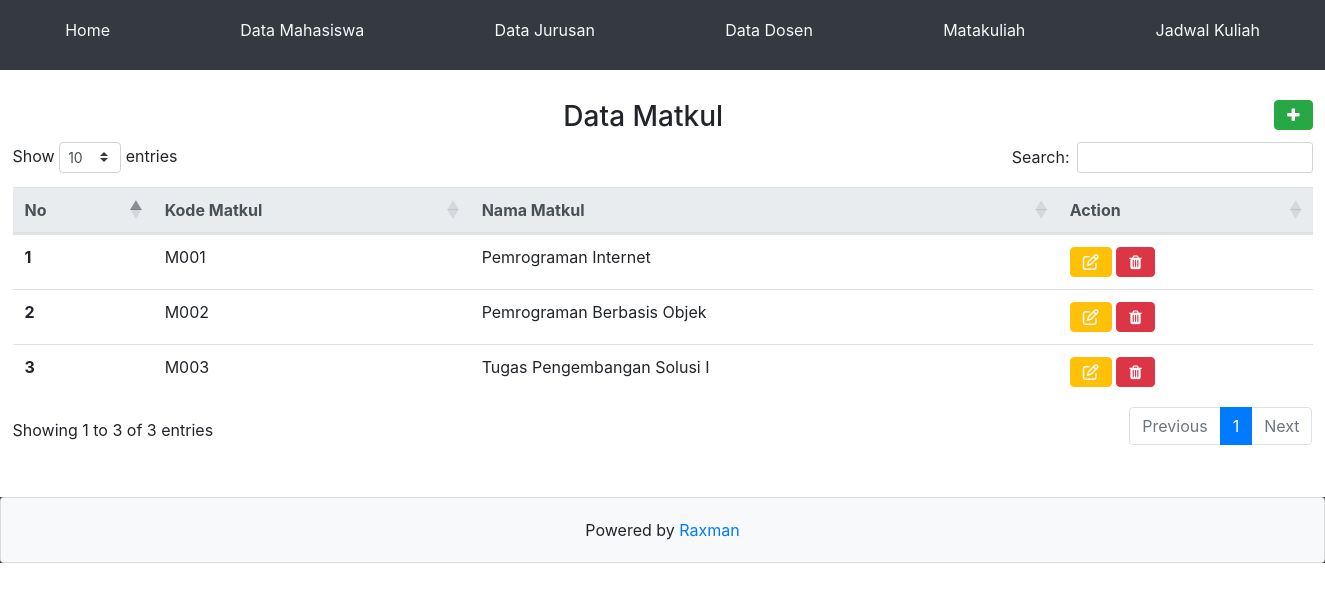
Screenshot of /?page=data_matakuliah with the database file from the repository.
### tables this page shows
CREATE TABLE IF NOT EXISTS `t_matakuliah` (
  `id_matkul` int(11) NOT NULL AUTO_INCREMENT,
  `nama_matkul` varchar(30) NOT NULL,
  `kode_matkul` varchar(30) NOT NULL,
  PRIMARY KEY (`id_matkul`)
);

### pages/data_matakuliah.php (the view, shortened to what this page needs)
<!DOCTYPE html>
<html>
<body>
	<div style="width: 1300px; margin: auto; margin-top: 10px">
		<button style="margin-bottom: 10px; float: right;" type="button" class="btn btn-success" data-toggle="modal" data-target="#tambahMatkul"><i class="fa fa-plus"></i></button>
		<h3 style="text-align:center;">Data Matkul</h3>
		<table class="table" id="dt-datatable" style="clear: both;">
		  <thead class="thead-light">
		    <tr>
		      <th scope="col">No</th>
		      <th scope="col">Kode Matkul</th>
		      <th scope="col">Nama Matkul</th>
		      <th scope="col">Action</th>
		    </tr>
		  </thead>
		  <tbody>
		    <?php
		    	include "controller/connection.php";
		    	$query = mysqli_query($connect,"SELECT * FROM t_matakuliah");
		    	$no = 0;
		    	while ($row = mysqli_fetch_array($query)){
		    		$no++;?>
		    		<tr>
				      <th><?=$no?></th>
				      <td><?=$row['kode_matkul']?></td>
				      <td><?=$row['nama_matkul']?></td>
				      <td class="text-light">
				      	<a type="button" class="btn btn-warning" data-toggle="modal" data-target="#ubahMatkul"
				      	data-idmatkul="<?= $row['id_matkul'] ?>"
		                data-kodematkul="<?= $row['kode_matkul'] ?>"
		                data-namamatkul="<?= $row['nama_matkul'] ?>"
				      	><i class="fa fa-edit"></i></a>
				      	<a type="button" class="btn btn-danger" data-toggle="modal" data-target="#hapusMatkul"
				      	data-idmatkul="<?= $row['id_matkul'] ?>"
		                data-namamatkul="<?= $row['nama_matkul'] ?>"
				      	><i class="fa fa-trash"></i></a>
				      </td>
				    </tr>
		    	<?php } ?>
		  </tbody>
		</table>
	</div>
</body>
</html>

### rows the page displays
t_matakuliah: kode_matkul "M001", nama_matkul "Pemrograman Internet"
t_matakuliah: kode_matkul "M002", nama_matkul "Pemrograman Berbasis Objek"
t_matakuliah: kode_matkul "M003", nama_matkul "Tugas Pengembangan Solusi I"
